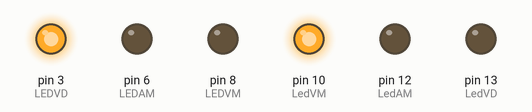
Simulated run of this sketch. Board: Arduino Uno, built with avr-gcc and run on an emulated ATmega328P. Shown: output pins drawn as LEDs (lit = HIGH).

Above: at 0.5 s.
At 2.5 s:
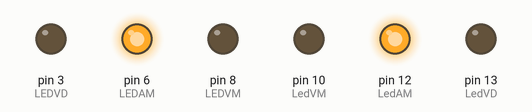
At 4.5 s:
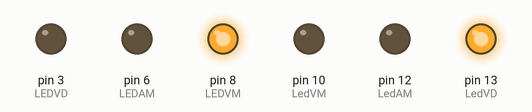
At 5.5 s:
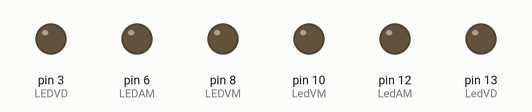
Timing chart, 0 to 7.8 s (numbered marks = the images above):
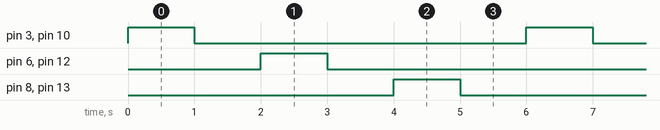

The sketch:

exercicio_semaforo_2ruas.ino
```cpp
// C++ code
//
/*
  Projeto de semaforo de 2 ruas
*/
#define LedVM	10 // define um nome por outro
#define LedAM	12 // define um nome por outro
#define LedVD	13 // define um nome por outro
#define LEDVM	8 // define um nome por outro
#define LEDAM	6 // define um nome por outro
#define LEDVD	3 // define um nome por outro
#define ON		HIGH
#define OFF		LOW
int tempo=1000; // variável (memória) = 1000

void setup()
{
  pinMode(LedVM, OUTPUT); // coloca o pino do arduino como saída
  pinMode(LedAM, OUTPUT); // coloca o pino do arduino como saída
  pinMode(LedVD, OUTPUT); // coloca o pino do arduino como saída
  pinMode(LEDVM, OUTPUT); // coloca o pino do arduino como saída
  pinMode(LEDAM, OUTPUT); // coloca o pino do arduino como saída
  pinMode(LEDVD, OUTPUT); // coloca o pino do arduino como saída
}

void loop()
{

  digitalWrite(LedVM, ON); // acende o led vermelho
  digitalWrite(LEDVD, ON); // acende o led verde
  delay(tempo); // Tempo de 1000 milisegundos
  digitalWrite(LedVM, OFF); // apago led vermelho
  digitalWrite(LEDVD, OFF); // apago led verde
  delay(tempo); // Tempo de 1000 milisegundos

  digitalWrite(LedAM, ON); // acende o led amarelo
  digitalWrite(LEDAM, ON); // acende o led amarelo
  delay(tempo); // Tempo de 1000 milisegundos
  digitalWrite(LedAM, OFF); // apago led amarelo
  digitalWrite(LEDAM, OFF); // apago led amarelo
  delay(tempo); // Tempo de 1000 milisegundos

  digitalWrite(LEDVM, ON); // acende o led vermelho
  digitalWrite(LedVD, ON); // acende o led verde
  delay(tempo); // Tempo de 1000 milisegundos
  digitalWrite(LEDVM, OFF); // apago led vermelho
  digitalWrite(LedVD, OFF); // apago led verde
  delay(tempo); // Tempo de 1000 milisegundos

}
```

Measured:
- by itself, pin 3 (LEDVD), pin 6 (LEDAM), pin 8 (LEDVM), pin 10 (LedVM), pin 12 (LedAM), pin 13 (LedVD): alternates HIGH for 1.0 s and LOW for 5.0 s
- by itself, everything shown: repeats every 6.0 s, in 6 steps
